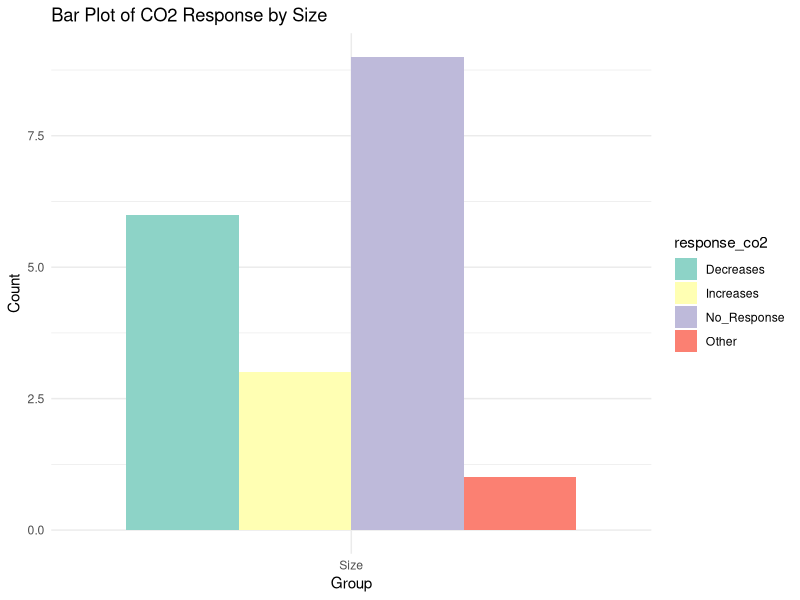
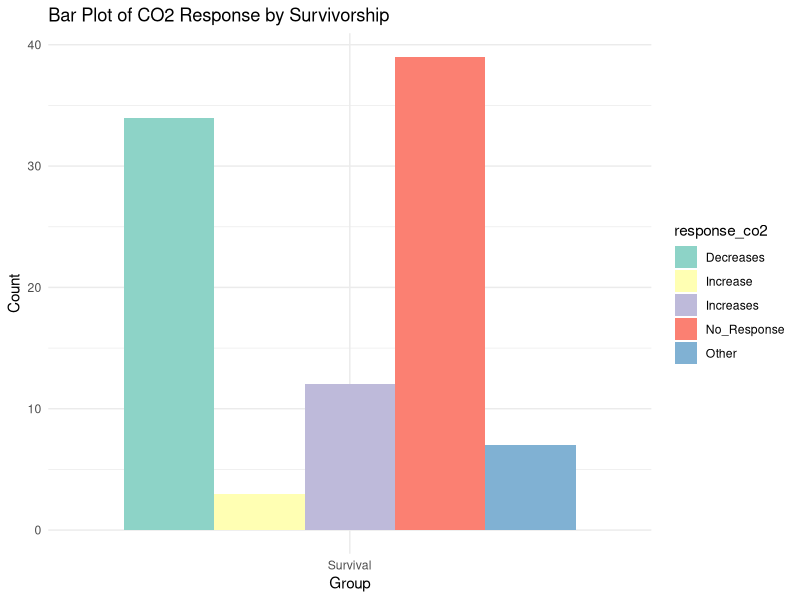
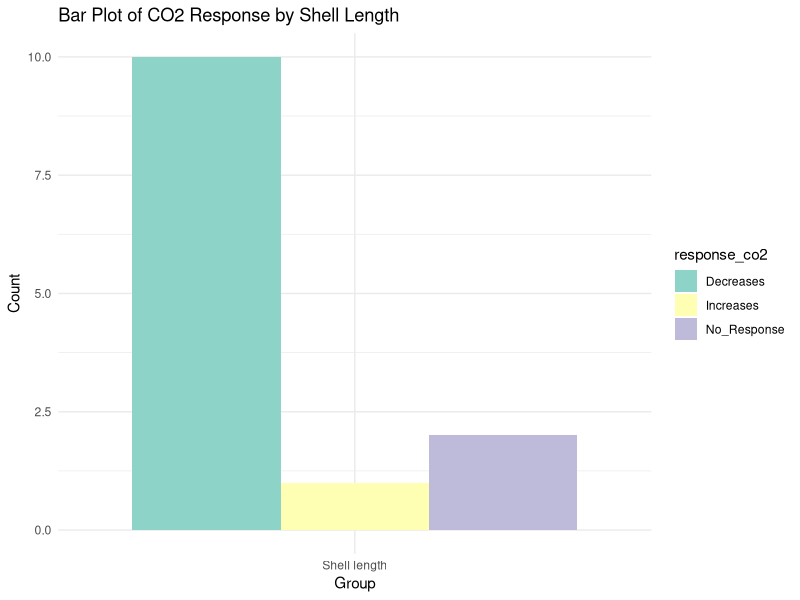
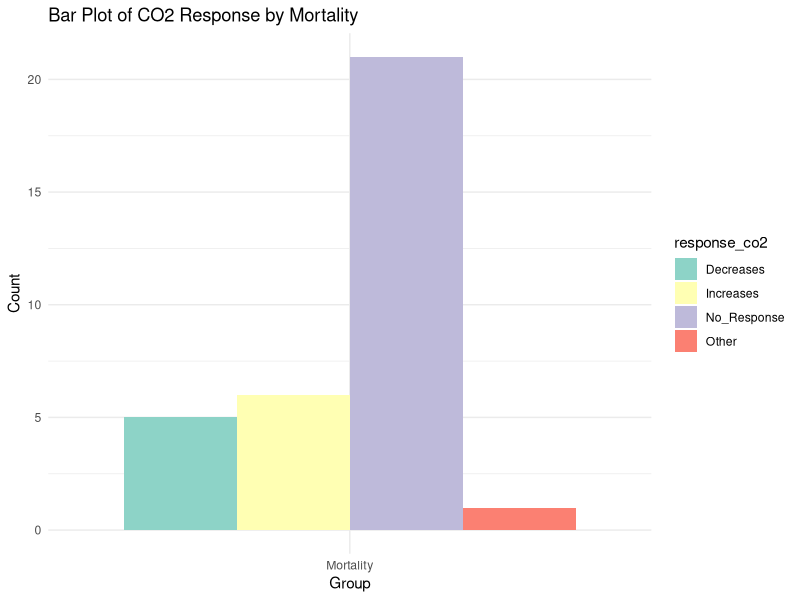
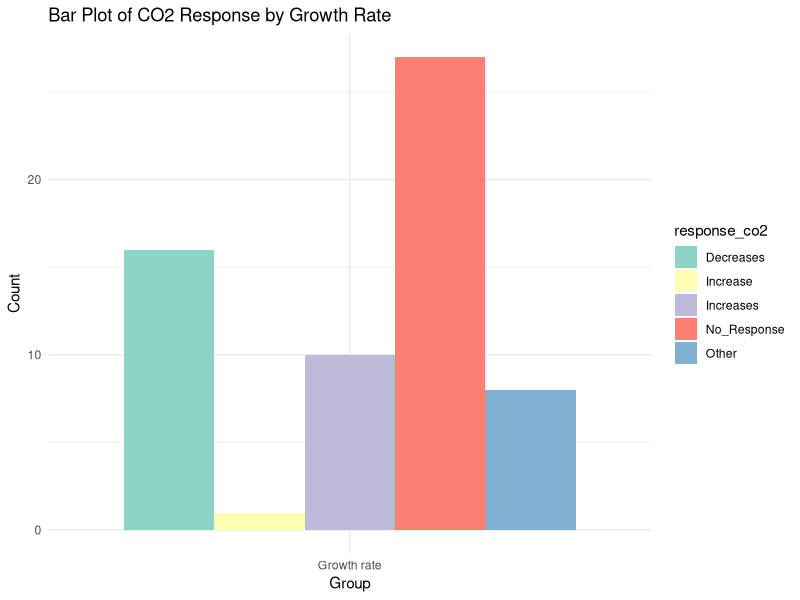

R code for these plots, in order:
## ---- chunk 1
raw_data <- read.csv("Bio Project Data.csv")
raw_data <- na.omit(raw_data)
head(raw_data)
## ---- chunk 2
library(dplyr)
summarize(raw_data)
## ---- chunk 3
# Use filter to extract specific locations
raw_data_response <- raw_data %>%
  filter(Response%in% c("Size", "Survival", "Shell length", "Mortality", "Growth rate"))
raw_data_response
## ---- chunk 4
library(ggplot2)
raw_data_size <- raw_data_response %>%
  filter(Response%in% c("Size"))
response_co2 <- as.factor(raw_data_size$ResponseToCO2Increase)
size_plot <- ggplot(raw_data_size, aes(x = Response, fill = response_co2)) +
  geom_bar(position = "dodge") +  # Position bars side by side
  labs(title = "Bar Plot of CO2 Response by Size",
       x = "Group",
       y = "Count") +
  theme_minimal() +
  scale_fill_brewer(palette = "Set3")

size_plot
## ---- chunk 5
library(ggplot2)
raw_data_survival <- raw_data_response %>%
  filter(Response%in% c("Survival"))
response_co2 <- as.factor(raw_data_survival$ResponseToCO2Increase)
survival_plot <- ggplot(raw_data_survival, aes(x = Response, fill = response_co2)) +
  geom_bar(position = "dodge") +  # Position bars side by side
  labs(title = "Bar Plot of CO2 Response by Survivorship",
       x = "Group",
       y = "Count") +
  theme_minimal() +
  scale_fill_brewer(palette = "Set3")

survival_plot
## ---- chunk 6
library(ggplot2)
raw_data_shell <- raw_data_response %>%
  filter(Response%in% c("Shell length"))
response_co2 <- as.factor(raw_data_shell$ResponseToCO2Increase)
shell_plot <- ggplot(raw_data_shell, aes(x = Response, fill = response_co2)) +
  geom_bar(position = "dodge") +  # Position bars side by side
  labs(title = "Bar Plot of CO2 Response by Shell Length",
       x = "Group",
       y = "Count") +
  theme_minimal() +
  scale_fill_brewer(palette = "Set3")
shell_plot
## ---- chunk 7
library(ggplot2)
raw_data_mortality <- raw_data_response %>%
  filter(Response%in% c("Mortality"))
response_co2 <- as.factor(raw_data_mortality$ResponseToCO2Increase)
mortality_plot <- ggplot(raw_data_mortality, aes(x = Response, fill = response_co2)) +
  geom_bar(position = "dodge") +  # Position bars side by side
  labs(title = "Bar Plot of CO2 Response by Mortality",
       x = "Group",
       y = "Count") +
  theme_minimal() +
  scale_fill_brewer(palette = "Set3")
mortality_plot
## ---- chunk 8
library(ggplot2)
raw_data_growth <- raw_data_response %>%
  filter(Response%in% c("Growth rate"))
response_co2 <- as.factor(raw_data_growth$ResponseToCO2Increase)
growth_plot <- ggplot(raw_data_growth, aes(x = Response, fill = response_co2)) +
  geom_bar(position = "dodge") +  # Position bars side by side
  labs(title = "Bar Plot of CO2 Response by Growth Rate",
       x = "Group",
       y = "Count") +
  theme_minimal() +
  scale_fill_brewer(palette = "Set3")
growth_plot
